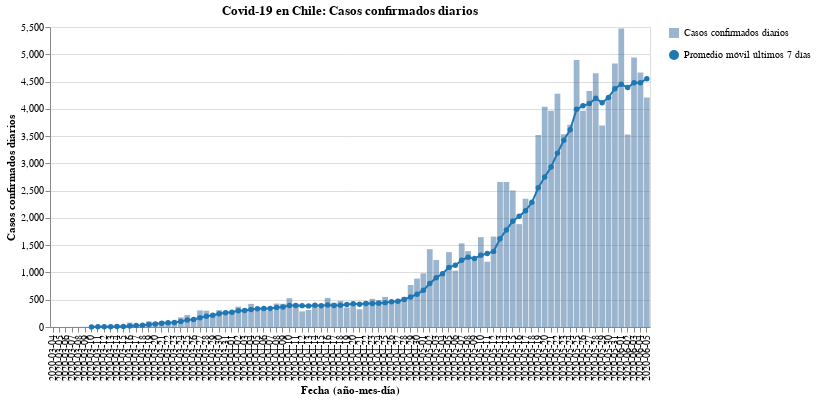

The notebook cell saved with this chart:
### Code cell
#hide_input
bars, line = my_cases_plot(region)
(bars + line).properties(
    title=f'Covid-19 en Chile: Casos confirmados diarios',
    width=600
)

### Figure 1 — Vega-Lite specification as saved in the notebook (floating-point values rounded to 4 significant figures)
{"config": {"view": {"continuousWidth": 400, "continuousHeight": 300}}, "layer": [{"mark": {"type": "bar", "opacity": 0.7}, "encoding": {"opacity": {"type": "nominal", "field": "Casos confirmados diarios", "legend": {"title": ""}}, "tooltip": [{"type": "nominal", "field": "Fecha"}, {"type": "quantitative", "field": "Casos confirmados"}], "x": {"type": "nominal", "axis": {"title": "Fecha (año-mes-día)"}, "field": "Fecha"}, "y": {"type": "quantitative", "axis": {"title": "Casos confirmados diarios"}, "field": "Casos confirmados"}}}, {"mark": {"type": "line", "color": "#1f77b4", "point": {"filled": true, "fill": "#1f77b4"}}, "encoding": {"shape": {"type": "nominal", "field": "Promedio móvil últimos 7 días", "legend": {"title": ""}}, "x": {"type": "nominal", "axis": {"title": "Fecha (año-mes-día)"}, "field": "Fecha"}, "y": {"type": "quantitative", "field": "Rolling"}}}], "data": {"name": "data-29495d4a49ed709e04c5ad51954174db"}, "title": "Covid-19 en Chile: Casos confirmados diarios", "width": 600, "$schema": "https://vega.github.io/schema/vega-lite/v4.8.1.json", "datasets": {"data-29495d4a49ed709e04c5ad51954174db": [{"Fecha": "2020-03-04", "Casos confirmados": 2, "Rolling": null, "Casos confirmados diarios": "Casos confirmados diarios", "Promedio móvil últimos 7 días": "Promedio móvil últimos 7 días"}, {"Fecha": "2020-03-05", "Casos confirmados": 1, "Rolling": null, "Casos confirmados diarios": "Casos confirmados diarios", "Promedio móvil últimos 7 días": "Promedio móvil últimos 7 días"}, {"Fecha": "2020-03-06", "Casos confirmados": 1, "Rolling": null, "Casos confirmados diarios": "Casos confirmados diarios", "Promedio móvil últimos 7 días": "Promedio móvil últimos 7 días"}, {"Fecha": "2020-03-07", "Casos confirmados": 2, "Rolling": null, "Casos confirmados diarios": "Casos confirmados diarios", "Promedio móvil últimos 7 días": "Promedio móvil últimos 7 días"}, {"Fecha": "2020-03-08", "Casos confirmados": 3, "Rolling": null, "Casos confirmados diarios": "Casos confirmados diarios", "Promedio móvil últimos 7 días": "Promedio móvil últimos 7 días"}, {"Fecha": "2020-03-09", "Casos confirmados": 5, "Rolling": null, "Casos confirmados diarios": "Casos confirmados diarios", "Promedio móvil últimos 7 días": "Promedio móvil últimos 7 días"}, {"Fecha": "2020-03-10", "Casos confirmados": 2, "Rolling": 2.286, "Casos confirmados diarios": "Casos confirmados diarios", "Promedio móvil últimos 7 días": "Promedio móvil últimos 7 días"}, {"Fecha": "2020-03-11", "Casos confirmados": 6, "Rolling": 2.857, "Casos confirmados diarios": "Casos confirmados diarios", "Promedio móvil últimos 7 días": "Promedio móvil últimos 7 días"}, {"Fecha": "2020-03-12", "Casos confirmados": 10, "Rolling": 4.143, "Casos confirmados diarios": "Casos confirmados diarios", "Promedio móvil últimos 7 días": "Promedio móvil últimos 7 días"}, {"Fecha": "2020-03-13", "Casos confirmados": 10, "Rolling": 5.429, "Casos confirmados diarios": "Casos confirmados diarios", "Promedio móvil últimos 7 días": "Promedio móvil últimos 7 días"}, {"Fecha": "2020-03-14", "Casos confirmados": 18, "Rolling": 7.714, "Casos confirmados diarios": "Casos confirmados diarios", "Promedio móvil últimos 7 días": "Promedio móvil últimos 7 días"}, {"Fecha": "2020-03-15", "Casos confirmados": 14, "Rolling": 9.286, "Casos confirmados diarios": "Casos confirmados diarios", "Promedio móvil últimos 7 días": "Promedio móvil últimos 7 días"}, {"Fecha": "2020-03-16", "Casos confirmados": 81, "Rolling": 20.14, "Casos confirmados diarios": "Casos confirmados diarios", "Promedio móvil últimos 7 días": "Promedio móvil últimos 7 días"}, {"Fecha": "2020-03-17", "Casos confirmados": 45, "Rolling": 26.29, "Casos confirmados diarios": "Casos confirmados diarios", "Promedio móvil últimos 7 días": "Promedio móvil últimos 7 días"}, {"Fecha": "2020-03-18", "Casos confirmados": 37, "Rolling": 30.71, "Casos confirmados diarios": "Casos confirmados diarios", "Promedio móvil últimos 7 días": "Promedio móvil últimos 7 días"}, {"Fecha": "2020-03-19", "Casos confirmados": 104, "Rolling": 44.14, "Casos confirmados diarios": "Casos confirmados diarios", "Promedio móvil últimos 7 días": "Promedio móvil últimos 7 días"}, {"Fecha": "2020-03-20", "Casos confirmados": 92, "Rolling": 55.86, "Casos confirmados diarios": "Casos confirmados diarios", "Promedio móvil últimos 7 días": "Promedio móvil últimos 7 días"}, {"Fecha": "2020-03-21", "Casos confirmados": 103, "Rolling": 68.0, "Casos confirmados diarios": "Casos confirmados diarios", "Promedio móvil últimos 7 días": "Promedio móvil últimos 7 días"}, {"Fecha": "2020-03-22", "Casos confirmados": 95, "Rolling": 79.57, "Casos confirmados diarios": "Casos confirmados diarios", "Promedio móvil últimos 7 días": "Promedio móvil últimos 7 días"}, {"Fecha": "2020-03-23", "Casos confirmados": 114, "Rolling": 84.29, "Casos confirmados diarios": "Casos confirmados diarios", "Promedio móvil últimos 7 días": "Promedio móvil últimos 7 días"}, {"Fecha": "2020-03-24", "Casos confirmados": 176, "Rolling": 103.0, "Casos confirmados diarios": "Casos confirmados diarios", "Promedio móvil últimos 7 días": "Promedio móvil últimos 7 días"}, {"Fecha": "2020-03-25", "Casos confirmados": 220, "Rolling": 129.1, "Casos confirmados diarios": "Casos confirmados diarios", "Promedio móvil últimos 7 días": "Promedio móvil últimos 7 días"}, {"Fecha": "2020-03-26", "Casos confirmados": 164, "Rolling": 137.7, "Casos confirmados diarios": "Casos confirmados diarios", "Promedio móvil últimos 7 días": "Promedio móvil últimos 7 días"}, {"Fecha": "2020-03-27", "Casos confirmados": 304, "Rolling": 168.0, "Casos confirmados diarios": "Casos confirmados diarios", "Promedio móvil últimos 7 días": "Promedio móvil últimos 7 días"}, {"Fecha": "2020-03-28", "Casos confirmados": 299, "Rolling": 196.0, "Casos confirmados diarios": "Casos confirmados diarios", "Promedio móvil últimos 7 días": "Promedio móvil últimos 7 días"}, {"Fecha": "2020-03-29", "Casos confirmados": 230, "Rolling": 215.3, "Casos confirmados diarios": "Casos confirmados diarios", "Promedio móvil últimos 7 días": "Promedio móvil últimos 7 días"}, {"Fecha": "2020-03-30", "Casos confirmados": 310, "Rolling": 243.3, "Casos confirmados diarios": "Casos confirmados diarios", "Promedio móvil últimos 7 días": "Promedio móvil últimos 7 días"}, {"Fecha": "2020-03-31", "Casos confirmados": 289, "Rolling": 259.4, "Casos confirmados diarios": "Casos confirmados diarios", "Promedio móvil últimos 7 días": "Promedio móvil últimos 7 días"}, {"Fecha": "2020-04-01", "Casos confirmados": 293, "Rolling": 269.9, "Casos confirmados diarios": "Casos confirmados diarios", "Promedio móvil últimos 7 días": "Promedio móvil últimos 7 días"}, {"Fecha": "2020-04-02", "Casos confirmados": 373, "Rolling": 299.7, "Casos confirmados diarios": "Casos confirmados diarios", "Promedio móvil últimos 7 días": "Promedio móvil últimos 7 días"}, {"Fecha": "2020-04-03", "Casos confirmados": 333, "Rolling": 303.9, "Casos confirmados diarios": "Casos confirmados diarios", "Promedio móvil últimos 7 días": "Promedio móvil últimos 7 días"}, {"Fecha": "2020-04-04", "Casos confirmados": 424, "Rolling": 321.7, "Casos confirmados diarios": "Casos confirmados diarios", "Promedio móvil últimos 7 días": "Promedio móvil últimos 7 días"}, {"Fecha": "2020-04-05", "Casos confirmados": 310, "Rolling": 333.1, "Casos confirmados diarios": "Casos confirmados diarios", "Promedio móvil últimos 7 días": "Promedio móvil últimos 7 días"}, {"Fecha": "2020-04-06", "Casos confirmados": 344, "Rolling": 338.0, "Casos confirmados diarios": "Casos confirmados diarios", "Promedio móvil últimos 7 días": "Promedio móvil últimos 7 días"}, {"Fecha": "2020-04-07", "Casos confirmados": 301, "Rolling": 339.7, "Casos confirmados diarios": "Casos confirmados diarios", "Promedio móvil últimos 7 días": "Promedio móvil últimos 7 días"}, {"Fecha": "2020-04-08", "Casos confirmados": 430, "Rolling": 359.3, "Casos confirmados diarios": "Casos confirmados diarios", "Promedio móvil últimos 7 días": "Promedio móvil últimos 7 días"}, {"Fecha": "2020-04-09", "Casos confirmados": 426, "Rolling": 366.9, "Casos confirmados diarios": "Casos confirmados diarios", "Promedio móvil últimos 7 días": "Promedio móvil últimos 7 días"}, {"Fecha": "2020-04-10", "Casos confirmados": 529, "Rolling": 394.9, "Casos confirmados diarios": "Casos confirmados diarios", "Promedio móvil últimos 7 días": "Promedio móvil últimos 7 días"}, {"Fecha": "2020-04-11", "Casos confirmados": 426, "Rolling": 395.1, "Casos confirmados diarios": "Casos confirmados diarios", "Promedio móvil últimos 7 días": "Promedio móvil últimos 7 días"}, {"Fecha": "2020-04-12", "Casos confirmados": 286, "Rolling": 391.7, "Casos confirmados diarios": "Casos confirmados diarios", "Promedio móvil últimos 7 días": "Promedio móvil últimos 7 días"}, {"Fecha": "2020-04-13", "Casos confirmados": 312, "Rolling": 387.1, "Casos confirmados diarios": "Casos confirmados diarios", "Promedio móvil últimos 7 días": "Promedio móvil últimos 7 días"}, {"Fecha": "2020-04-14", "Casos confirmados": 392, "Rolling": 400.1, "Casos confirmados diarios": "Casos confirmados diarios", "Promedio móvil últimos 7 días": "Promedio móvil últimos 7 días"}, {"Fecha": "2020-04-15", "Casos confirmados": 356, "Rolling": 389.6, "Casos confirmados diarios": "Casos confirmados diarios", "Promedio móvil últimos 7 días": "Promedio móvil últimos 7 días"}, {"Fecha": "2020-04-16", "Casos confirmados": 534, "Rolling": 405.0, "Casos confirmados diarios": "Casos confirmados diarios", "Promedio móvil últimos 7 días": "Promedio móvil últimos 7 días"}, {"Fecha": "2020-04-17", "Casos confirmados": 445, "Rolling": 393.0, "Casos confirmados diarios": "Casos confirmados diarios", "Promedio móvil últimos 7 días": "Promedio móvil últimos 7 días"}, {"Fecha": "2020-04-18", "Casos confirmados": 478, "Rolling": 400.4, "Casos confirmados diarios": "Casos confirmados diarios", "Promedio móvil últimos 7 días": "Promedio móvil últimos 7 días"}, {"Fecha": "2020-04-19", "Casos confirmados": 358, "Rolling": 410.7, "Casos confirmados diarios": "Casos confirmados diarios", "Promedio móvil últimos 7 días": "Promedio móvil últimos 7 días"}, {"Fecha": "2020-04-20", "Casos confirmados": 419, "Rolling": 426.0, "Casos confirmados diarios": "Casos confirmados diarios", "Promedio móvil últimos 7 días": "Promedio móvil últimos 7 días"}, {"Fecha": "2020-04-21", "Casos confirmados": 325, "Rolling": 416.4, "Casos confirmados diarios": "Casos confirmados diarios", "Promedio móvil últimos 7 días": "Promedio móvil últimos 7 días"}, {"Fecha": "2020-04-22", "Casos confirmados": 464, "Rolling": 431.9, "Casos confirmados diarios": "Casos confirmados diarios", "Promedio móvil últimos 7 días": "Promedio móvil últimos 7 días"}, {"Fecha": "2020-04-23", "Casos confirmados": 516, "Rolling": 429.3, "Casos confirmados diarios": "Casos confirmados diarios", "Promedio móvil últimos 7 días": "Promedio móvil últimos 7 días"}, {"Fecha": "2020-04-24", "Casos confirmados": 494, "Rolling": 436.3, "Casos confirmados diarios": "Casos confirmados diarios", "Promedio móvil últimos 7 días": "Promedio móvil últimos 7 días"}, {"Fecha": "2020-04-25", "Casos confirmados": 552, "Rolling": 446.9, "Casos confirmados diarios": "Casos confirmados diarios", "Promedio móvil últimos 7 días": "Promedio móvil últimos 7 días"}, {"Fecha": "2020-04-26", "Casos confirmados": 473, "Rolling": 463.3, "Casos confirmados diarios": "Casos confirmados diarios", "Promedio móvil últimos 7 días": "Promedio móvil últimos 7 días"}, {"Fecha": "2020-04-27", "Casos confirmados": 482, "Rolling": 472.3, "Casos confirmados diarios": "Casos confirmados diarios", "Promedio móvil últimos 7 días": "Promedio móvil últimos 7 días"}, {"Fecha": "2020-04-28", "Casos confirmados": 552, "Rolling": 504.7, "Casos confirmados diarios": "Casos confirmados diarios", "Promedio móvil últimos 7 días": "Promedio móvil últimos 7 días"}, {"Fecha": "2020-04-29", "Casos confirmados": 770, "Rolling": 548.4, "Casos confirmados diarios": "Casos confirmados diarios", "Promedio móvil últimos 7 días": "Promedio móvil últimos 7 días"}, {"Fecha": "2020-04-30", "Casos confirmados": 888, "Rolling": 601.6, "Casos confirmados diarios": "Casos confirmados diarios", "Promedio móvil últimos 7 días": "Promedio móvil últimos 7 días"}, {"Fecha": "2020-05-01", "Casos confirmados": 985, "Rolling": 671.7, "Casos confirmados diarios": "Casos confirmados diarios", "Promedio móvil últimos 7 días": "Promedio móvil últimos 7 días"}, {"Fecha": "2020-05-02", "Casos confirmados": 1427, "Rolling": 796.7, "Casos confirmados diarios": "Casos confirmados diarios", "Promedio móvil últimos 7 días": "Promedio móvil últimos 7 días"}, {"Fecha": "2020-05-03", "Casos confirmados": 1228, "Rolling": 904.6, "Casos confirmados diarios": "Casos confirmados diarios", "Promedio móvil últimos 7 días": "Promedio móvil últimos 7 días"}, {"Fecha": "2020-05-04", "Casos confirmados": 980, "Rolling": 975.7, "Casos confirmados diarios": "Casos confirmados diarios", "Promedio móvil últimos 7 días": "Promedio móvil últimos 7 días"}, {"Fecha": "2020-05-05", "Casos confirmados": 1373, "Rolling": 1093.0, "Casos confirmados diarios": "Casos confirmados diarios", "Promedio móvil últimos 7 días": "Promedio móvil últimos 7 días"}, {"Fecha": "2020-05-06", "Casos confirmados": 1032, "Rolling": 1130.0, "Casos confirmados diarios": "Casos confirmados diarios", "Promedio móvil últimos 7 días": "Promedio móvil últimos 7 días"}, {"Fecha": "2020-05-07", "Casos confirmados": 1533, "Rolling": 1223.0, "Casos confirmados diarios": "Casos confirmados diarios", "Promedio móvil últimos 7 días": "Promedio móvil últimos 7 días"}, {"Fecha": "2020-05-08", "Casos confirmados": 1391, "Rolling": 1281.0, "Casos confirmados diarios": "Casos confirmados diarios", "Promedio móvil últimos 7 días": "Promedio móvil últimos 7 días"}, {"Fecha": "2020-05-09", "Casos confirmados": 1247, "Rolling": 1255.0, "Casos confirmados diarios": "Casos confirmados diarios", "Promedio móvil últimos 7 días": "Promedio móvil últimos 7 días"}, {"Fecha": "2020-05-10", "Casos confirmados": 1647, "Rolling": 1315.0, "Casos confirmados diarios": "Casos confirmados diarios", "Promedio móvil últimos 7 días": "Promedio móvil últimos 7 días"}, {"Fecha": "2020-05-11", "Casos confirmados": 1197, "Rolling": 1346.0, "Casos confirmados diarios": "Casos confirmados diarios", "Promedio móvil últimos 7 días": "Promedio móvil últimos 7 días"}, {"Fecha": "2020-05-12", "Casos confirmados": 1658, "Rolling": 1386.0, "Casos confirmados diarios": "Casos confirmados diarios", "Promedio móvil últimos 7 días": "Promedio móvil últimos 7 días"}, {"Fecha": "2020-05-13", "Casos confirmados": 2660, "Rolling": 1619.0, "Casos confirmados diarios": "Casos confirmados diarios", "Promedio móvil últimos 7 días": "Promedio móvil últimos 7 días"}, {"Fecha": "2020-05-14", "Casos confirmados": 2659, "Rolling": 1780.0, "Casos confirmados diarios": "Casos confirmados diarios", "Promedio móvil últimos 7 días": "Promedio móvil últimos 7 días"}, {"Fecha": "2020-05-15", "Casos confirmados": 2502, "Rolling": 1939.0, "Casos confirmados diarios": "Casos confirmados diarios", "Promedio móvil últimos 7 días": "Promedio móvil últimos 7 días"}, {"Fecha": "2020-05-16", "Casos confirmados": 1886, "Rolling": 2030.0, "Casos confirmados diarios": "Casos confirmados diarios", "Promedio móvil últimos 7 días": "Promedio móvil últimos 7 días"}, {"Fecha": "2020-05-17", "Casos confirmados": 2353, "Rolling": 2131.0, "Casos confirmados diarios": "Casos confirmados diarios", "Promedio móvil últimos 7 días": "Promedio móvil últimos 7 días"}, {"Fecha": "2020-05-18", "Casos confirmados": 2278, "Rolling": 2285.0, "Casos confirmados diarios": "Casos confirmados diarios", "Promedio móvil últimos 7 días": "Promedio móvil últimos 7 días"}, {"Fecha": "2020-05-19", "Casos confirmados": 3520, "Rolling": 2551.0, "Casos confirmados diarios": "Casos confirmados diarios", "Promedio móvil últimos 7 días": "Promedio móvil últimos 7 días"}, {"Fecha": "2020-05-20", "Casos confirmados": 4038, "Rolling": 2748.0, "Casos confirmados diarios": "Casos confirmados diarios", "Promedio móvil últimos 7 días": "Promedio móvil últimos 7 días"}, {"Fecha": "2020-05-21", "Casos confirmados": 3964, "Rolling": 2934.0, "Casos confirmados diarios": "Casos confirmados diarios", "Promedio móvil últimos 7 días": "Promedio móvil últimos 7 días"}, {"Fecha": "2020-05-22", "Casos confirmados": 4276, "Rolling": 3188.0, "Casos confirmados diarios": "Casos confirmados diarios", "Promedio móvil últimos 7 días": "Promedio móvil últimos 7 días"}, {"Fecha": "2020-05-23", "Casos confirmados": 3536, "Rolling": 3424.0, "Casos confirmados diarios": "Casos confirmados diarios", "Promedio móvil últimos 7 días": "Promedio móvil últimos 7 días"}, {"Fecha": "2020-05-24", "Casos confirmados": 3709, "Rolling": 3617.0, "Casos confirmados diarios": "Casos confirmados diarios", "Promedio móvil últimos 7 días": "Promedio móvil últimos 7 días"}, {"Fecha": "2020-05-25", "Casos confirmados": 4895, "Rolling": 3991.0, "Casos confirmados diarios": "Casos confirmados diarios", "Promedio móvil últimos 7 días": "Promedio móvil últimos 7 días"}, {"Fecha": "2020-05-26", "Casos confirmados": 3964, "Rolling": 4055.0, "Casos confirmados diarios": "Casos confirmados diarios", "Promedio móvil últimos 7 días": "Promedio móvil últimos 7 días"}, {"Fecha": "2020-05-27", "Casos confirmados": 4328, "Rolling": 4096.0, "Casos confirmados diarios": "Casos confirmados diarios", "Promedio móvil últimos 7 días": "Promedio móvil últimos 7 días"}, {"Fecha": "2020-05-28", "Casos confirmados": 4654, "Rolling": 4195.0, "Casos confirmados diarios": "Casos confirmados diarios", "Promedio móvil últimos 7 días": "Promedio móvil últimos 7 días"}, {"Fecha": "2020-05-29", "Casos confirmados": 3695, "Rolling": 4112.0, "Casos confirmados diarios": "Casos confirmados diarios", "Promedio móvil últimos 7 días": "Promedio móvil últimos 7 días"}, {"Fecha": "2020-05-30", "Casos confirmados": 4220, "Rolling": 4209.0, "Casos confirmados diarios": "Casos confirmados diarios", "Promedio móvil últimos 7 días": "Promedio móvil últimos 7 días"}, {"Fecha": "2020-05-31", "Casos confirmados": 4830, "Rolling": 4369.0, "Casos confirmados diarios": "Casos confirmados diarios", "Promedio móvil últimos 7 días": "Promedio móvil últimos 7 días"}, {"Fecha": "2020-06-01", "Casos confirmados": 5471, "Rolling": 4452.0, "Casos confirmados diarios": "Casos confirmados diarios", "Promedio móvil últimos 7 días": "Promedio móvil últimos 7 días"}, {"Fecha": "2020-06-02", "Casos confirmados": 3527, "Rolling": 4389.0, "Casos confirmados diarios": "Casos confirmados diarios", "Promedio móvil últimos 7 días": "Promedio móvil últimos 7 días"}, {"Fecha": "2020-06-03", "Casos confirmados": 4942, "Rolling": 4477.0, "Casos confirmados diarios": "Casos confirmados diarios", "Promedio móvil últimos 7 días": "Promedio móvil últimos 7 días"}, {"Fecha": "2020-06-04", "Casos confirmados": 4664, "Rolling": 4478.0, "Casos confirmados diarios": "Casos confirmados diarios", "Promedio móvil últimos 7 días": "Promedio móvil últimos 7 días"}, {"Fecha": "2020-06-05", "Casos confirmados": 4207, "Rolling": 4552.0, "Casos confirmados diarios": "Casos confirmados diarios", "Promedio móvil últimos 7 días": "Promedio móvil últimos 7 días"}]}}
